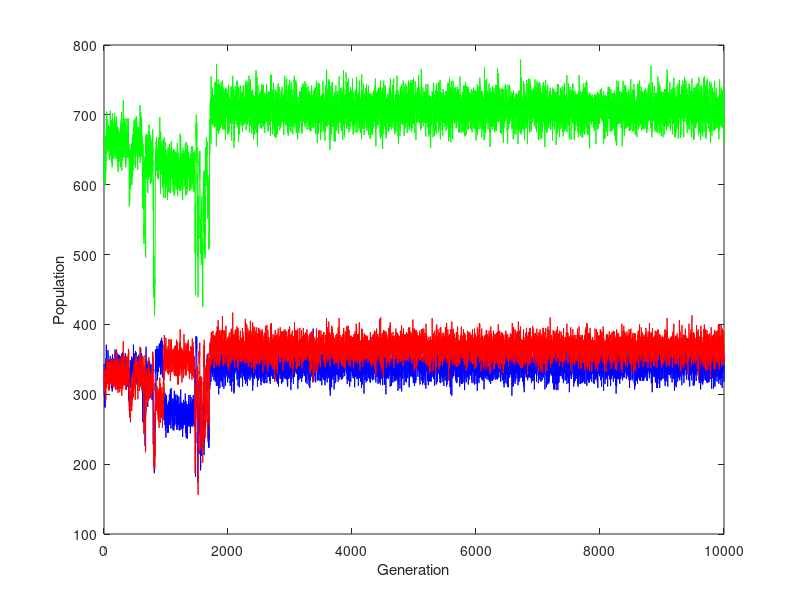

Recreate this plot in MATLAB. (Note: this script raises an error after producing the figure.)

%--------------------------------------------
J=importdata('16mat.txt');
B=importdata('16pop.txt');
x1= B(:, 1);
x2= B(:, 2);
x3= B(:, 3);
x4= B(:, 4);

plot(x1, x2, 'b', x1, x3, 'r', x1, x4, 'g');
xlabel('Generation');
ylabel('Population')
%--------------------------------------------
A=importdata('16seppop.txt');
[n,m]=size(A);

thresh=0.05;

D=[];
C=[];
E=[];
F=[];

CCom1= zeros(n,1);
CCom2= zeros(n,1);
x=(m+1)/2;
for i = 1:n
   count=0;
   Com1=0;
   
   for j= 2:x
       if A(i,j) > thresh*x2(i,1)
            D=cat(1, D, j-2);
            count = count + 1;
           %Centre of mass
            Com1 = Com1 + (j-2)*A(i,j);
           %----------------------
       end
   end
   
   X = i*ones(count,1);
   C=cat(1,C,X);
   count2=0;
   Com2=0;
   
   %Centre of mass 
   CCom1(i, 1)= Com1/x2(i,1);
   %----------------
   for k= x+1:m
       if A(i,k) > thresh*x3(i,1)
            F=cat(1, F, (k-2));
            count2 = count2 + 1;
           %Centre of mass
            Com2 = Com2 + (k-2)*A(i,k);
           %--------------------
       end 
   end
   
   Y = i*ones(count2,1);
   E =cat(1,E,Y);
   
   %Centre of mass
   CCom2(i,1)= Com2/x3(i,1);
   
end
display("BOOP");
figure
scatter(C, D, '.', 'b' );
hold on;
scatter(E, F, '.', 'r');
hold on;
plot(x1, CCom1,'g' , x1, CCom2, 'g');
xlabel('Generation');
ylabel('Species Label');
